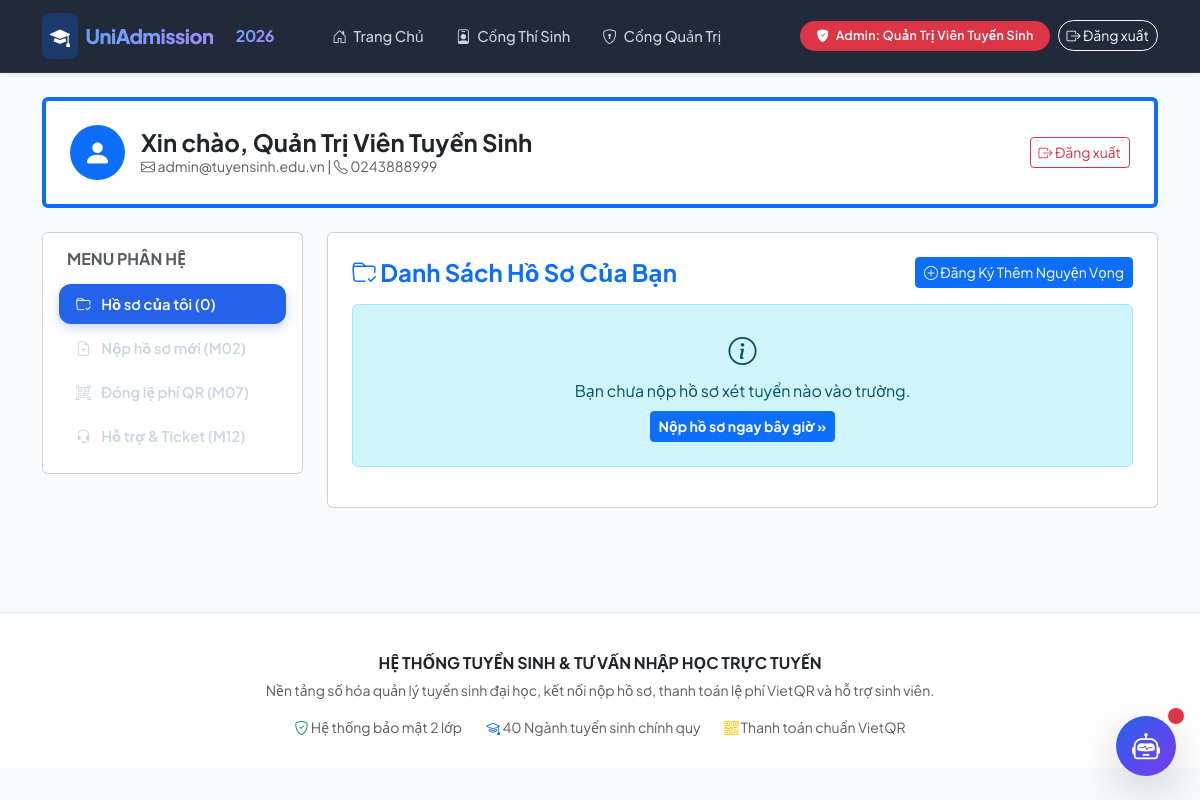
Screenshot of /student (signed in) with the database file from the repository.
### app/models.py (models this page shows)
class User(Base):
    __tablename__ = "users"
    id = Column(Integer, primary_key=True, index=True)
    email = Column(String(120), unique=True, index=True, nullable=False)
    password = Column(String(200), nullable=False) # Đã được mã hóa băm mật khẩu
    full_name = Column(String(150), nullable=False)
    phone = Column(String(20), nullable=True)
    role = Column(String(20), default="STUDENT") # STUDENT (Thí sinh), OFFICER (Cán bộ tuyển sinh), ADMIN (Quản trị toàn quyền)
    created_at = Column(DateTime, default=datetime.datetime.utcnow)
    applications = relationship("AdmissionApplication", back_populates="user")
    tickets = relationship("SupportTicket", back_populates="user")

### app/routers/web_views.py (the view)
@router.get("/student")
def student_portal(request: Request, db: Session = Depends(get_db)):
    user = get_current_user(request, db)
    if not user:
        return RedirectResponse(url="/login?msg=please_login")
    majors = db.query(Major).all()
    fees = db.query(FeeConfig).all()
    my_applications = db.query(AdmissionApplication).filter(
        (AdmissionApplication.user_id == user.id) | (AdmissionApplication.email == user.email)
    ).order_by(AdmissionApplication.created_at.desc()).all()
    my_tickets = db.query(SupportTicket).filter(
        (SupportTicket.user_id == user.id) | (SupportTicket.sender_email == user.email)
    ).order_by(SupportTicket.created_at.desc()).all()
    return templates.TemplateResponse("student_portal.html", {
        "request": request,
        "user": user,
        "majors": majors,
        "fees": fees,
        "my_applications": my_applications,
        "my_tickets": my_tickets
    })

### app/templates/student_portal.html (shortened to what this page needs)
{% extends "base.html" %}
{% block content %}
<div class="card card-custom p-4 bg-white border-start border-primary border-4 mb-4">
    <div class="d-flex justify-content-between align-items-center flex-wrap gap-2">
        <div class="d-flex align-items-center gap-3">
            <div class="bg-primary text-white rounded-circle p-3 d-flex align-items-center justify-content-center" style="width: 55px; height: 55px;">
                <i class="bi bi-person-fill fs-3"></i>
            </div>
            <div>
                <h4 class="fw-bold mb-0 text-dark">Xin chào, {{ user.full_name }}</h4>
                <div class="text-muted small">
                    <i class="bi bi-envelope"></i> {{ user.email }} | <i class="bi bi-telephone"></i> {{ user.phone or 'Chưa cập nhật' }}
                </div>
            </div>
        </div>
        <div>
            <a href="/logout" class="btn btn-outline-danger btn-sm">
                <i class="bi bi-box-arrow-right"></i> Đăng xuất
            </a>
        </div>
    </div>
</div>
<div class="row">
    <div class="col-lg-3 mb-4">
        <div class="card card-custom p-3 bg-white">
            <h6 class="fw-bold text-muted text-uppercase mb-3 px-2">Menu Phân Hệ</h6>
            <div class="nav flex-column nav-pills gap-1" id="v-pills-tab" role="tablist">
                <button class="nav-link active text-start py-3" id="tab-my-apps" data-bs-toggle="pill" data-bs-target="#content-my-apps">
                    <i class="bi bi-folder-check me-2"></i> Hồ sơ của tôi ({{ my_applications|length }})
                </button>
                <button class="nav-link text-start py-3" id="tab-apply" data-bs-toggle="pill" data-bs-target="#content-apply">
                    <i class="bi bi-file-earmark-plus me-2"></i> Nộp hồ sơ mới (M02)
                </button>
                <button class="nav-link text-start py-3" id="tab-pay" data-bs-toggle="pill" data-bs-target="#content-pay">
                    <i class="bi bi-qr-code-scan me-2"></i> Đóng lệ phí QR (M07)
                </button>
                <button class="nav-link text-start py-3" id="tab-support" data-bs-toggle="pill" data-bs-target="#content-support">
                    <i class="bi bi-headset me-2"></i> Hỗ trợ & Ticket (M12)
                </button>
            </div>
        </div>
    </div>
    <div class="col-lg-9">
        <div class="tab-content" id="v-pills-tabContent">
            <div class="tab-pane fade show active" id="content-my-apps">
                <div class="card card-custom p-4 bg-white">
                    <div class="d-flex justify-content-between align-items-center mb-3">
                        <h4 class="fw-bold text-primary mb-0"><i class="bi bi-folder-check"></i> Danh Sách Hồ Sơ Của Bạn</h4>
                        <button class="btn btn-sm btn-primary" onclick="switchToApplyTab()">
                            <i class="bi bi-plus-circle"></i> Đăng Ký Thêm Nguyện Vọng
                        </button>
                    </div>
                    {% if my_applications|length == 0 %}
                        <div class="alert alert-info py-4 text-center">
                            <i class="bi bi-info-circle fs-3"></i>
                            <p class="mt-2 mb-2">Bạn chưa nộp hồ sơ xét tuyển nào vào trường.</p>
                            <button class="btn btn-primary btn-sm fw-bold" onclick="switchToApplyTab()">Nộp hồ sơ ngay bây giờ &raquo;</button>
                        </div>
                    {% endif %}
                </div>
            </div>
        </div>
    </div>
</div>
{% endblock %}

### app/templates/base.html (shortened to what this page needs)
<!DOCTYPE html>
<html lang="vi">
<head>
    <link href="https://cdn.jsdelivr.net/npm/bootstrap@5.3.3/dist/css/bootstrap.min.css" rel="stylesheet">
    <link rel="stylesheet" href="https://cdn.jsdelivr.net/npm/bootstrap-icons@1.11.3/font/bootstrap-icons.min.css">
</head>
<body>
    <nav class="navbar navbar-expand-lg navbar-dark navbar-modern sticky-top shadow-sm">
        <div class="container">
            <a class="navbar-brand d-flex align-items-center gap-2" href="/">
                <div class="bg-primary bg-opacity-25 p-2 rounded-3 text-primary d-flex align-items-center justify-content-center">
                    <i class="bi bi-mortarboard-fill fs-5 text-white"></i>
                </div>
                <span>UniAdmission</span> <span class="badge bg-primary bg-opacity-25 text-primary-light ms-1 fs-6">2026</span>
            </a>
            <div class="collapse navbar-collapse" id="navbarNav">
                <ul class="navbar-nav me-auto ms-lg-3">
                    <li class="nav-item">
                        <a class="nav-link" href="/"><i class="bi bi-house-door me-1"></i> Trang Chủ</a>
                    </li>
                    <li class="nav-item">
                        <a class="nav-link" href="/student"><i class="bi bi-person-badge me-1"></i> Cổng Thí Sinh</a>
                    </li>
                    <li class="nav-item">
                        <a class="nav-link" href="/admin"><i class="bi bi-shield-lock me-1"></i> Cổng Quản Trị</a>
                    </li>
                </ul>
                <div class="d-flex align-items-center gap-2">
                    {% if user %}
                        {% if user.role == 'ADMIN' %}
                            <span class="badge bg-danger py-2 px-3 badge-pill"><i class="bi bi-shield-fill-check me-1"></i> Admin: {{ user.full_name }}</span>
                            <a href="/logout" class="btn btn-sm btn-outline-light rounded-pill"><i class="bi bi-box-arrow-right"></i> Đăng xuất</a>
                        {% elif user.role == 'OFFICER' %}
                            <span class="badge bg-warning text-dark py-2 px-3 badge-pill"><i class="bi bi-person-workspace me-1"></i> Cán bộ: {{ user.full_name }}</span>
                            <a href="/logout" class="btn btn-sm btn-outline-light rounded-pill"><i class="bi bi-box-arrow-right"></i> Đăng xuất</a>
                        {% else %}
                            <span class="badge bg-light text-dark py-2 px-3 badge-pill border"><i class="bi bi-person-circle text-primary me-1"></i> {{ user.full_name }}</span>
                            <a href="/logout" class="btn btn-sm btn-outline-light rounded-pill"><i class="bi bi-box-arrow-right"></i> Đăng xuất</a>
                        {% endif %}
                    {% else %}
                        <a href="/login" class="btn btn-sm btn-outline-light rounded-pill px-3"><i class="bi bi-box-arrow-in-right me-1"></i> Đăng Nhập</a>
                        <a href="/register" class="btn btn-sm btn-modern-accent rounded-pill px-3"><i class="bi bi-person-plus-fill me-1"></i> Đăng Ký</a>
                    {% endif %}
                </div>
            </div>
        </div>
    </nav>
    <main class="container py-4">
        {% block content %}{% endblock %}
    </main>
    <footer class="footer-modern">
        <div class="container text-center">
            <h6 class="fw-bold text-dark mb-2">HỆ THỐNG TUYỂN SINH & TƯ VẤN NHẬP HỌC TRỰC TUYẾN</h6>
            <p class="small text-muted mb-3">Nền tảng số hóa quản lý tuyển sinh đại học, kết nối nộp hồ sơ, thanh toán lệ phí VietQR và hỗ trợ sinh viên.</p>
            <div class="d-flex justify-content-center gap-4 small text-muted">
                <span><i class="bi bi-shield-check text-success"></i> Hệ thống bảo mật 2 lớp</span>
                <span><i class="bi bi-mortarboard text-primary"></i> 40 Ngành tuyển sinh chính quy</span>
                <span><i class="bi bi-qr-code text-warning"></i> Thanh toán chuẩn VietQR</span>
            </div>
        </div>
    </footer>
    <div id="aiFloatingContainer" class="position-fixed" style="bottom: 24px; right: 24px; z-index: 1060;">
        <button id="aiToggleBtn" onclick="toggleAIChat()" class="btn btn-primary rounded-circle shadow-lg d-flex align-items-center justify-content-center position-relative" style="width: 60px; height: 60px; background: linear-gradient(135deg, #2563eb, #7c3aed); border: none;">
            <i class="bi bi-robot fs-3 text-white"></i>
            <span class="position-absolute top-0 start-100 translate-middle p-2 bg-danger border border-light rounded-circle">
            </span>
        </button>
    </div>
</body>
</html>

### app/templates/base.html (style rules this page uses)
:root { --primary: #2563eb; --primary-dark: #1d4ed8; --primary-light: #eff6ff; --secondary: #0f172a; --accent: #f59e0b; --success: #10b981; --danger: #ef4444; --surface: #ffffff; --background: #f8fafc; --border: #e2e8f0; --text-main: #1e293b; --text-muted: #64748b; }
body { background-color: var(--background); color: var(--text-main); font-family: 'Plus Jakarta Sans', system-ui, -apple-system, sans-serif; -webkit-font-smoothing: antialiased; }
.navbar-modern { background: rgba(15, 23, 42, 0.92) !important; backdrop-filter: blur(12px); -webkit-backdrop-filter: blur(12px); border-bottom: 1px solid rgba(255, 255, 255, 0.08); transition: all 0.3s ease; }
.navbar-brand { font-weight: 800; font-size: 1.25rem; letter-spacing: -0.5px; color: #ffffff !important; }
.navbar-brand span { background: linear-gradient(135deg, #60a5fa 0%, #a78bfa 100%); -webkit-background-clip: text; -webkit-text-fill-color: transparent; }
.nav-link { font-weight: 500; font-size: 0.92rem; padding: 8px 16px !important; color: #cbd5e1 !important; border-radius: 8px; transition: all 0.2s ease; }
.nav-link:hover, .nav-link.active { color: #ffffff !important; background: rgba(255, 255, 255, 0.08); }
.badge-pill { padding: 6px 12px; border-radius: 20px; font-weight: 600; font-size: 0.78rem; letter-spacing: 0.3px; }
.nav-pills .nav-link { border-radius: 12px; font-weight: 600; color: var(--text-muted); border: 1px solid transparent; transition: all 0.2s ease; }
.nav-pills .nav-link.active { background: var(--primary) !important; color: white !important; box-shadow: 0 4px 12px rgba(37, 99, 235, 0.25); }
.footer-modern { background: #ffffff; border-top: 1px solid var(--border); padding: 40px 0 30px; color: var(--text-muted); margin-top: 80px; }

### rows the page displays
User: full_name "Quản Trị Viên Tuyển Sinh", email "admin@tuyensinh.edu.vn", phone "0243888999"

### other values shown
{{ my_applications|length }} "0"
